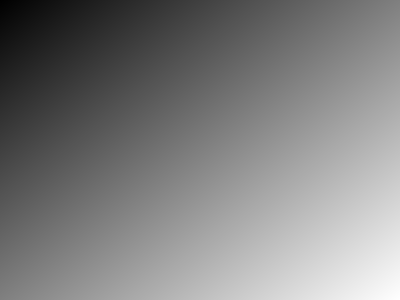
<?xml version="1.0" encoding="UTF-8"?>
<ui version="4.0">
 <class>Form</class>
 <widget class="QWidget" name="Form">
  <property name="geometry">
   <rect>
    <x>0</x>
    <y>0</y>
    <width>400</width>
    <height>300</height>
   </rect>
  </property>
  <property name="windowTitle">
   <string>Form</string>
  </property>
  <property name="styleSheet">
   <string notr="true">background-color: qlineargradient(spread:pad, x1:0, y1:0, x2:1, y2:1, stop:0 rgba(0, 0, 0, 255), stop:1 rgba(255, 255, 255, 255));</string>
  </property>
 </widget>
 <resources/>
 <connections/>
</ui>
